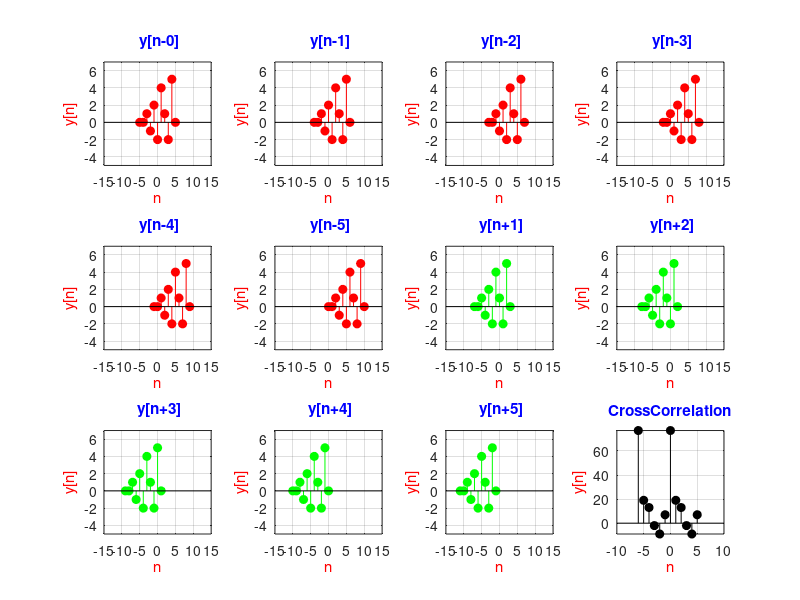

MATLAB code for this plot:
% AUTO CORELATION
%Data:
x=[0,0,2,-1,3,7,1,2,-3,0,0];
y=[0,0,1,-1,2,-2,4,1,-2,5,0];
%Length:
n=-6:4; %Calculated from arrow above
%Array for result:
array=[];
%Loop for positive side:
for i=1:6
    n = -6+i:4+i;
    subplot(3,4,i);
    stem(n,y,'red','filled');
    xlabel('n','Color','r');
    ylabel('y[n]','Color','r');
    title(sprintf(' y[n-%d]',i-1),'color','b');
    axis([-15 15 -5 7]);
    grid;
    sum=0;
    for cc=1:12-i
        sum=sum+x(cc+i-1).*x(cc);
    end
    array=[array,sum];
end
%Loop for negetive side:
for i=1:6
    n = -6-i:4-i;
    subplot(3,4,i+6); 
    stem(n,y,'green','filled');
    xlabel('n','Color','r');
    ylabel('y[n]','Color','r'); 
    title(sprintf(' y[n+%d]',i),'color','b'); 
    axis([-15 15 -5 7]); 
    grid;
    sum=0; 
    for cc=1:12-i 
        sum=sum+x(cc).*x(cc+i-1);
    end 
    array=[array,sum];
end 
p=-6:5; 
stem(p,array,'k','filled'); 
xlabel('n','Color','r'); 
ylabel('y[n]','Color','r'); 
title('CrossCorrelation','color','b') 
axis([-10 10 -inf inf]);
grid;